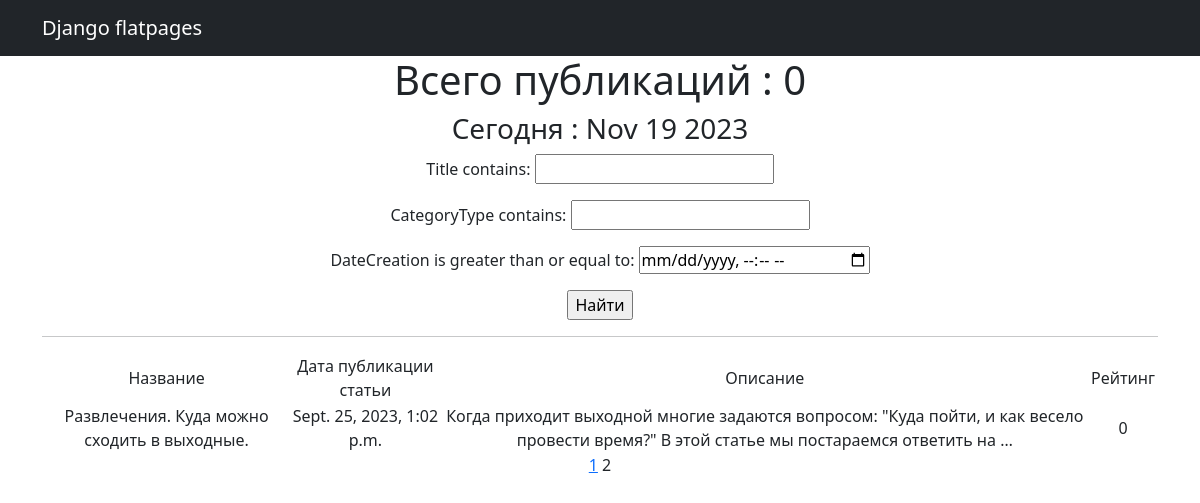
Before: /home/search/?page=2 with the older database file.
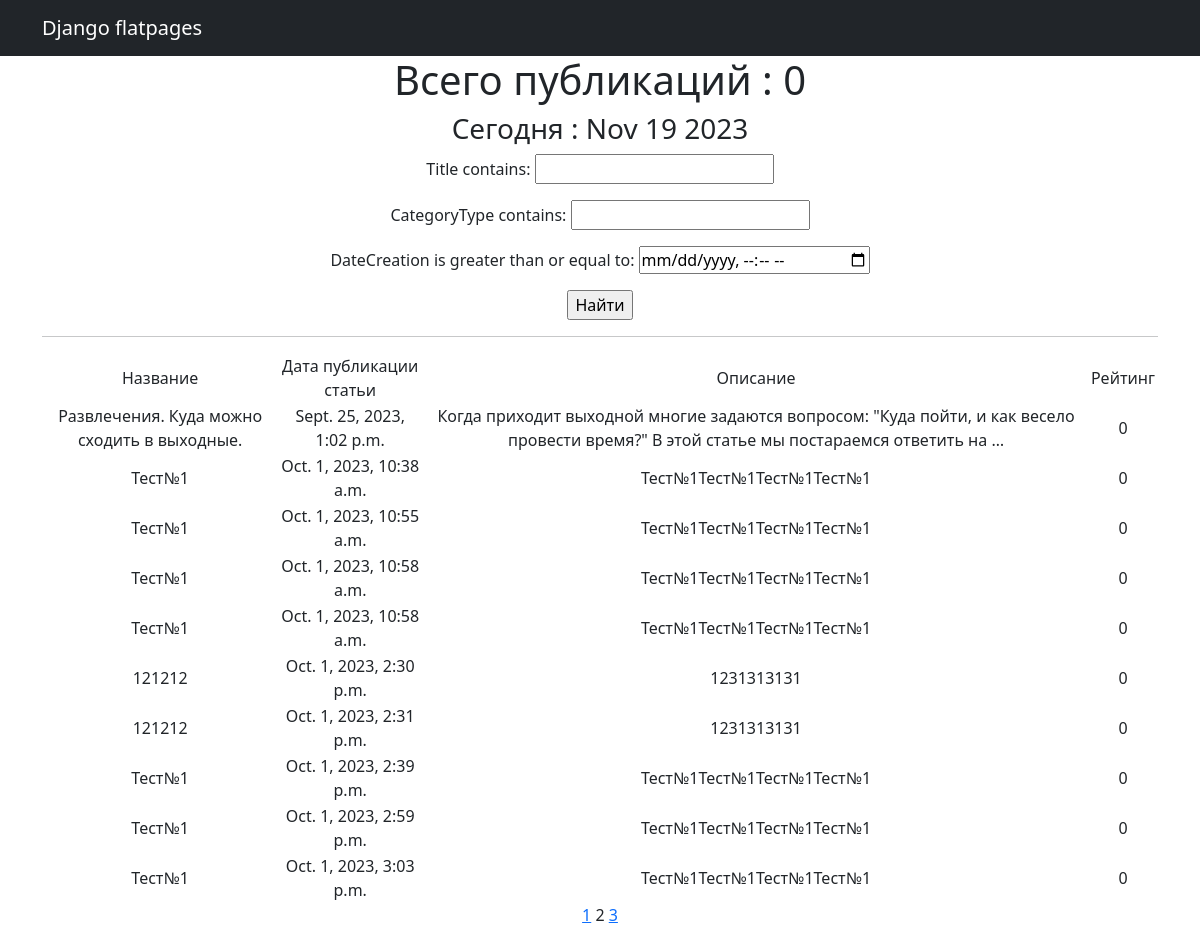
After: the same page with the newer database file.
### news/models.py (models this page shows, shortened)
class Post(models.Model):
    author = models.ForeignKey(Author, on_delete=models.CASCADE)
    NEWS = "NW"
    ARTICLE = "AR"
    CATEGORY_CHOICES = (
        (NEWS, 'Новость'),
        (ARTICLE, 'Статья')
    )
    categoryType = models.CharField(max_length=2, choices=CATEGORY_CHOICES, default=ARTICLE)
    dateCreation = models.DateTimeField(auto_now_add=True)
    postCategory = models.ManyToManyField(Category, through='PostCategory')
    title = models.CharField(max_length=128)
    text = models.TextField()
    rating = models.SmallIntegerField(default=0)
    def __str__(self):
        return f'{self.title}'
    """Класс для списка Постов "от свежих к старым"."""

### news/views.py (the view)
# urls.py: path('search/', MyViev.as_view(), name='post_list_fil'),
class MyViev(ListView):
    model = Post
    template_name = 'post_search.html'
    context_object_name = 'posts'
    paginate_by = 10
    def get_queryset(self):
        queryset = super().get_queryset()
        self.filterset =PostFilter(self.request.GET, queryset)
        return self.filterset.qs
    def get_context_data(self, **kwargs):
        context = super().get_context_data(**kwargs)
        context['time_now'] = datetime.utcnow()
        context['filterset'] = self.filterset
        return context

### news/templatetags/custom_filters.py (called while the page is built)
@register.simple_tag(takes_context=True)
def url_replace(context, **kwargs):
   d = context['request'].GET.copy()
   for k, v in kwargs.items():
       d[k] = v
   return d.urlencode()

### templates/post_search.html (shortened to what this page needs)
{% extends 'flatpages/default.html' %}
{% load custom_filters %}
{% block content %}
   <h1>Всего публикаций : {{post|length}}</h1>
   <h3>Сегодня : {{ time_now|date:'M d Y' }} </h3>
<form action="" method="get">
       {{ filterset.form.as_p }}
       <input type="submit" value="Найти" />
</form>
   <hr>
       {% if posts %}
       <table>
           <tr>
               <td>Название</td>
               <td>Дата публикации статьи</td>
               <td>Описание</td>
               <td>Рейтинг</td>
           </tr>
           {% for p in posts %}
           <tr>
               <td>{{ p }}</td>
               <td>{{ p.dateCreation }}</td>
               <td>{{ p.text|truncatewords:20 }}</td>
               <td>{{ p.rating }}</td>
               <td>
               </td>
           </tr>
           {% endfor %}
        </table>
       {% else %}
       <h2>Статей нет!</h2>
       {% endif %}
{% if page_obj.has_previous %}
       <a href="?{% url_replace page=1 %}">1</a>
   {% endif %}
   {{ page_obj.number }}
   {% if page_obj.has_next %}
       <a href="?{% url_replace page=page_obj.next_page_number %}">{{ page_obj.next_page_number }}</a>
   {% endif %}
{% endblock content %}

### templates/flatpages/default.html (shortened to what this page needs)
<!DOCTYPE html>
<html lang="en">
    <head>
        {% load static %}
        <link href="{% static 'css/styles.css' %}" rel="stylesheet" />
    </head>
    <body>
        <nav class="navbar navbar-expand-lg navbar-dark bg-dark static-top">
            <div class="container">
                <a class="navbar-brand" href="#">Django flatpages</a>
            </div>
        </nav>
        <div class="container">
            <div class="row">
                <div class="col-lg-12 text-center">
                    {% block content %}{% endblock content %}
                </div>
            </div>
        </div>
    </body>
</html>

Changed rows visible on the page:
added Post: title "Тест№1", dateCreation "Oct. 1, 2023, 10:38 a.m.", text "Тест№1Тест№1Тест№1Тест№1", rating "0"
added Post: title "Тест№1", dateCreation "Oct. 1, 2023, 10:55 a.m.", text "Тест№1Тест№1Тест№1Тест№1", rating "0"
added Post: title "Тест№1", dateCreation "Oct. 1, 2023, 10:58 a.m.", text "Тест№1Тест№1Тест№1Тест№1", rating "0"
added Post: title "Тест№1", dateCreation "Oct. 1, 2023, 10:58 a.m.", text "Тест№1Тест№1Тест№1Тест№1", rating "0"
added Post: title "121212", dateCreation "Oct. 1, 2023, 2:30 p.m.", text "1231313131", rating "0"
added Post: title "121212", dateCreation "Oct. 1, 2023, 2:31 p.m.", text "1231313131", rating "0"
added Post: title "Тест№1", dateCreation "Oct. 1, 2023, 2:39 p.m.", text "Тест№1Тест№1Тест№1Тест№1", rating "0"
added Post: title "Тест№1", dateCreation "Oct. 1, 2023, 2:59 p.m.", text "Тест№1Тест№1Тест№1Тест№1", rating "0"
added Post: title "Тест№1", dateCreation "Oct. 1, 2023, 3:03 p.m.", text "Тест№1Тест№1Тест№1Тест№1", rating "0"
Other visible differences:
{{ page_obj.next_page_number }}: (not shown) → "3"
